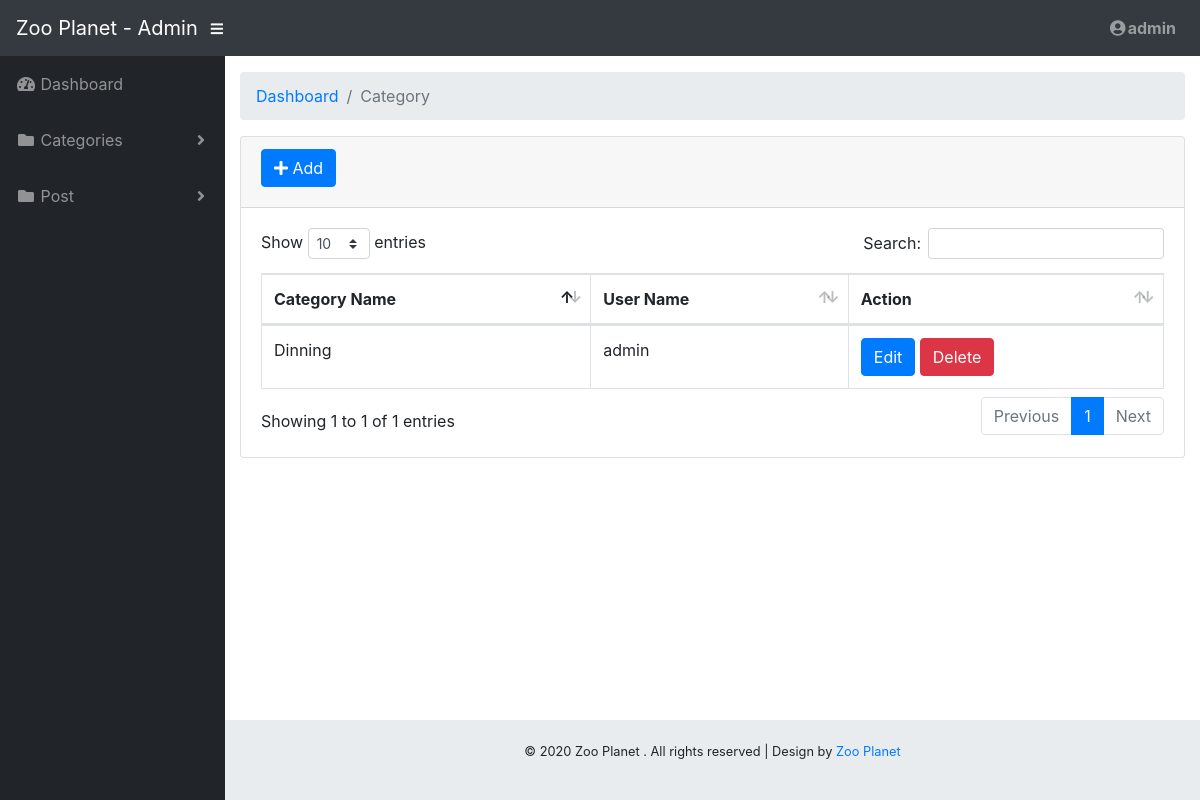
The app's page /admin/category/view.php?id=4 (signed in), older data.
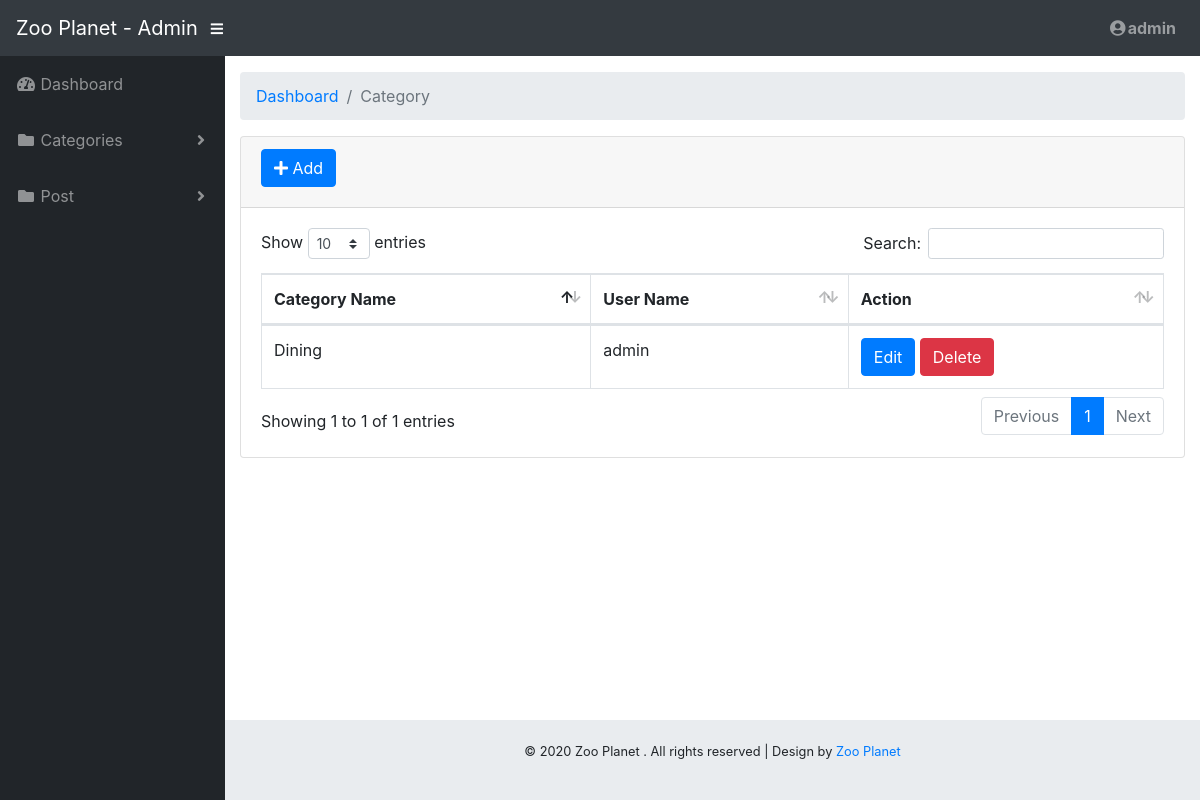
The same page, newer data.
### tables this page shows
CREATE TABLE `category` (
  `id` int(11) NOT NULL,
  `cate_name` varchar(250) NOT NULL,
  `parent_id` int(11) NOT NULL DEFAULT '0',
  `user` int(11) NOT NULL,
  `status` int(11) NOT NULL DEFAULT '1'
);

CREATE TABLE `users` (
  `user_id` int(11) NOT NULL,
  `username` varchar(250) NOT NULL,
  `password` varchar(250) NOT NULL,
  `role_id` int(11) NOT NULL DEFAULT '2',
  `status` int(1) NOT NULL DEFAULT '1'
);

### admin/category/view.php (the view, shortened to what this page needs)
<?php
if(isset($_GET["id"]) && $_GET["id"] > 0) {
  $conn = conn_db();
  $id = $_GET["id"];
  $sql = "SELECT * FROM category inner join users on category.user = users.user_id WHERE id = {$id}";
  $result = mysqli_query($conn, $sql);
  if (mysqli_num_rows($result) > 0) {
      $row = mysqli_fetch_assoc($result);
?>
<!DOCTYPE html>
<html lang="en">
<head>
  <link href="../vendor/fontawesome-free/css/all.min.css" rel="stylesheet" type="text/css">
  <link href="../vendor/datatables/dataTables.bootstrap4.css" rel="stylesheet">
  <link href="../css/sb-admin.css" rel="stylesheet">
</head>
<body id="page-top">
  <nav class="navbar navbar-expand navbar-dark bg-dark static-top">
    <a class="navbar-brand mr-1" href="../index.php">Zoo Planet - Admin</a>
    <button class="btn btn-link btn-sm text-white order-1 order-sm-0" id="sidebarToggle" href="#">
      <i class="fas fa-bars"></i>
    </button>
    <ul class="navbar-nav ml-auto ml-md-0">
      <li class="nav-item dropdown no-arrow">
        <a class="nav-link dropdown-toggle" href="#" id="userDropdown" role="button" data-toggle="dropdown" aria-haspopup="true" aria-expanded="false">
          <i class="fas fa-user-circle fa-fw"></i><b><?=$_SESSION['user']['username']?></b>
        </a>
      </li>
    </ul>
  </nav>
  <div id="wrapper">
    <ul class="sidebar navbar-nav">
      <li class="nav-item">
        <a class="nav-link" href="../index.php">
          <i class="fas fa-fw fa-tachometer-alt"></i>
          <span>Dashboard</span>
        </a>
      </li>
      <li class="nav-item dropdown">
        <a class="nav-link dropdown-toggle" href="#" id="pagesDropdown" role="button" data-toggle="dropdown" aria-haspopup="true" aria-expanded="false">
          <i class="fas fa-fw fa-folder"></i>
          <span>Categories</span>
        </a>
      </li>
      <li class="nav-item dropdown">
        <a class="nav-link dropdown-toggle" href="#" id="pagesDropdown" role="button" data-toggle="dropdown" aria-haspopup="true" aria-expanded="false">
          <i class="fas fa-fw fa-folder"></i>
          <span>Post</span>
        </a>
      </li>
    </ul>
    <div id="content-wrapper">
      <div class="container-fluid">
        <ol class="breadcrumb">
          <li class="breadcrumb-item">
            <a href="../index.php">Dashboard</a>
          </li>
          <li class="breadcrumb-item active">Category</li>
        </ol>
        <div class="card mb-3">
          <div class="card-header">
            <button class="btn btn-primary mb-2" type="button">
              <i class="fa fa-plus" aria-hidden="true"> </i><a class="text-white" href="./create.php"> Add</a>
            </button>
          </div>
          <div class="card-body">
            <div class="table-responsive">
              <table class="table table-bordered" id="dataTable" width="100%" cellspacing="0">
                <thead>
                  <tr>
                    <th>Category Name</th>
                    <th>User Name</th>
                    <th>Action</th>
                  </tr>
                </thead>
                <tbody>
                <tr>
                    <td><?= $row['cate_name'] ?></td>
                    <td><?= $row['username'] ?></td>
                    <td>
                      <button class="btn btn-primary" type="button"><a class="text-white" href="<?="./edit.php?id={$row['id']}" ?>" target="_blank"> Edit </a></button>
                      <button class="btn btn-danger" type="button"><a class="text-white" href="<?="./delete.php?id={$row['id']}" ?>" target="_blank" onclick="return confirm('Are you sure you want to delete this item?');"> Delete </a></button>
                    </td>
                </tr>
                <?php
                        }
                    } else {
                        header("Location: http://localhost/zoo/admin/category/list.php");
                    }
                ?>
              </tbody>
              </table>
            </div>
          </div>
        </div>
      </div>
      <footer class="sticky-footer">
        <div class="container my-auto">
          <div class="copyright text-center my-auto">
            <p>&copy; 2020 Zoo Planet . All rights reserved | Design by <a href="http://localhost/zoo/index.php">Zoo Planet</a></p>
          </div>
        </div>
      </footer>
    </div>
  </div>
</body>
</html>

Row changes from the older to the newer data that the page shows:
changed category "admin": cate_name "Dinning" → "Dining"
